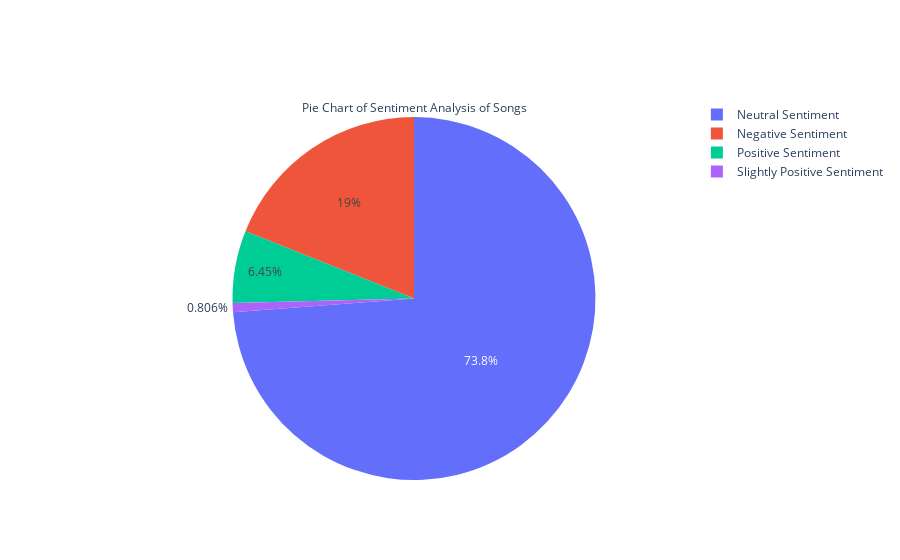

Notebook cell for this chart:
### Code cell
fig = go.Figure(data=[go.Pie(labels=titles, values=total_num, title="Pie Chart of Sentiment Analysis of Songs")])
fig.show()

### Figure 1 — Plotly figure (JSON) as saved in the notebook; plotly's stock layout.template omitted (floating-point values rounded to 4 significant figures)
{"data": [{"labels": ["Slightly Positive Sentiment", "Positive Sentiment", "Negative Sentiment", "Neutral Sentiment"], "title": {"text": "Pie Chart of Sentiment Analysis of Songs"}, "type": "pie", "values": [4, 32, 94, 366]}], "layout": {}}
